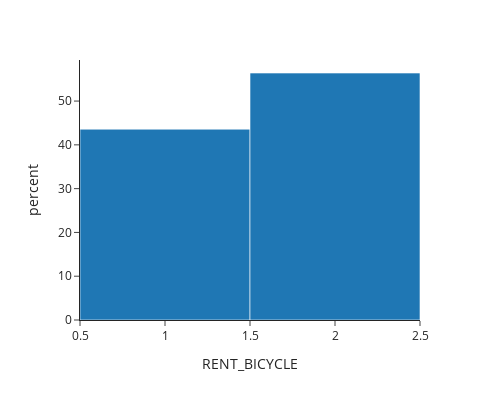

Notebook cell for this chart:
### Markdown cell above
For egress distance between 0.5 to 1 km, the share of commuters opting for egress only is 56%. (N=127)

### Code cell
df2=df.loc[(df['EGRESS_DIS_B'] ==2)]
df2=df2.loc[(df2['RENT_BICYCLE']==1) | (df2['RENT_BICYCLE']==2)]
print(df2.shape)
px.histogram(data_frame=df2,x='RENT_BICYCLE',histnorm='percent',width=500, height=400, template="simple_white",category_orders={"RENT_BICYCLE":["Access only","Egress only"]})

### Figure 1 — Plotly figure (JSON) as saved in the notebook; plotly's stock layout.template omitted (floating-point values rounded to 4 significant figures)
{"data": [{"alignmentgroup": "True", "bingroup": "x", "histnorm": "percent", "hovertemplate": "RENT_BICYCLE=%{x}<br>percent=%{y}<extra></extra>", "legendgroup": "", "marker": {"color": "#1F77B4", "pattern": {"shape": ""}}, "name": "", "offsetgroup": "", "orientation": "v", "showlegend": false, "type": "histogram", "x": [1, 2, 1, 2, 1, 1, 2, 1, 2, 2, 1, 2, 1, 2, 2, 1, 1, 2, 2, 1, 2, 2, 1, 1, 1, 1, 1, 1, 1, 2, 1, 1, 2, 2, 2, 2, 2, 2, 2, 2, 2, 2, 2, 2, 1, 1, 2, 1, 1, 2, 1, 2, 1, 2, 1, 2, 2, 2, 1, 2, 2, 2, 1, 2, 1, 2, 1, 2, 2, 2, 2, 1, 2, 1, 2, 2, 1, 2, 2, 1, 2, 1, 2, 2, 1, 1, 1, 1, 2, 2, 1, 1, 2, 1, 1, 2, 2, 2, 1, 2, 1, 1, 1, 1, 2, 2, 2, 1, 2, 2, 2, 2, 2, 1, 2, 1, 2], "xaxis": "x", "yaxis": "y"}], "layout": {"barmode": "relative", "height": 400, "legend": {"tracegroupgap": 0}, "margin": {"t": 60}, "width": 500, "xaxis": {"anchor": "y", "categoryarray": ["Access only", "Egress only"], "categoryorder": "array", "domain": [0, 1], "title": {"text": "RENT_BICYCLE"}}, "yaxis": {"anchor": "x", "domain": [0, 1], "title": {"text": "percent"}}}}
